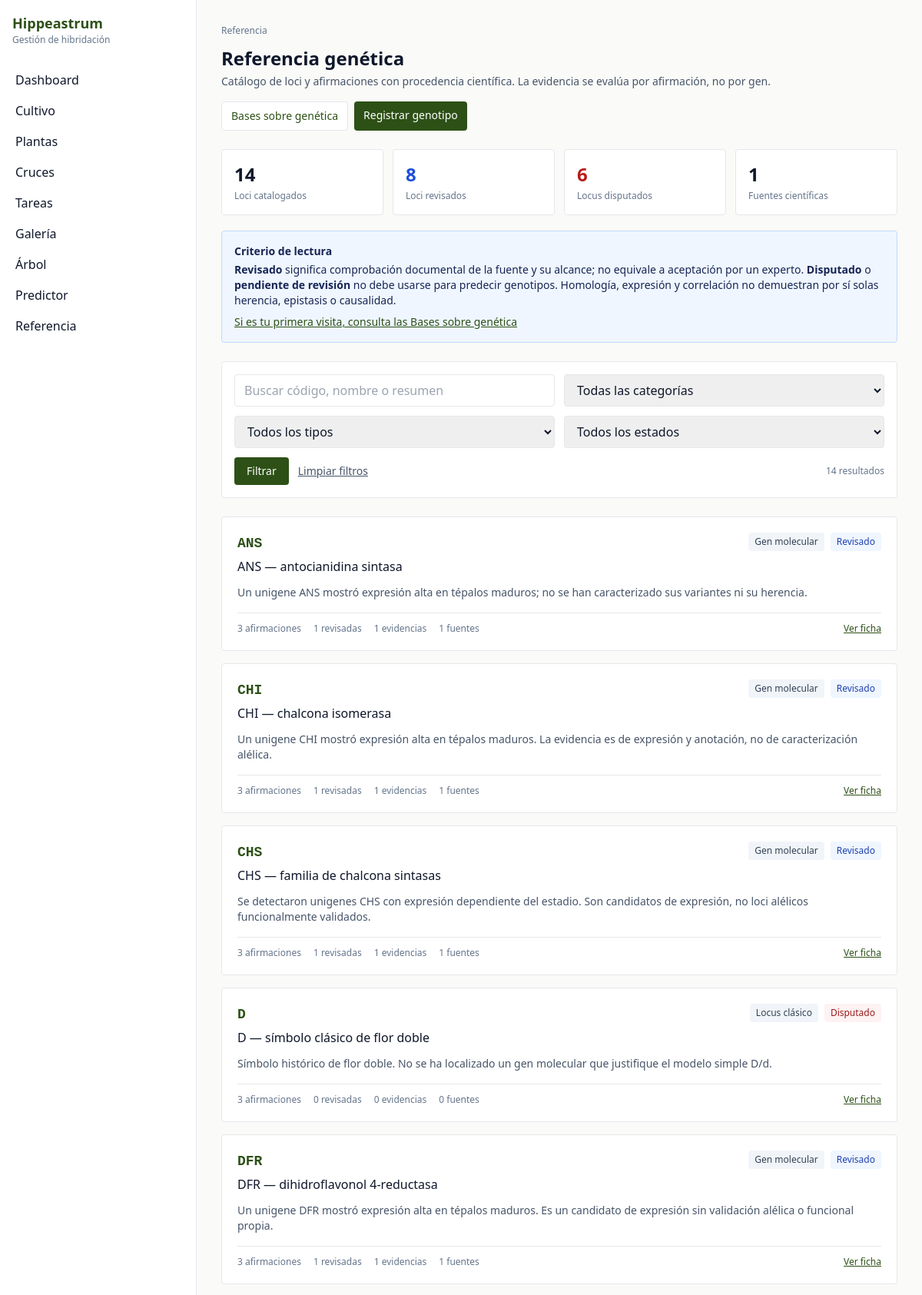
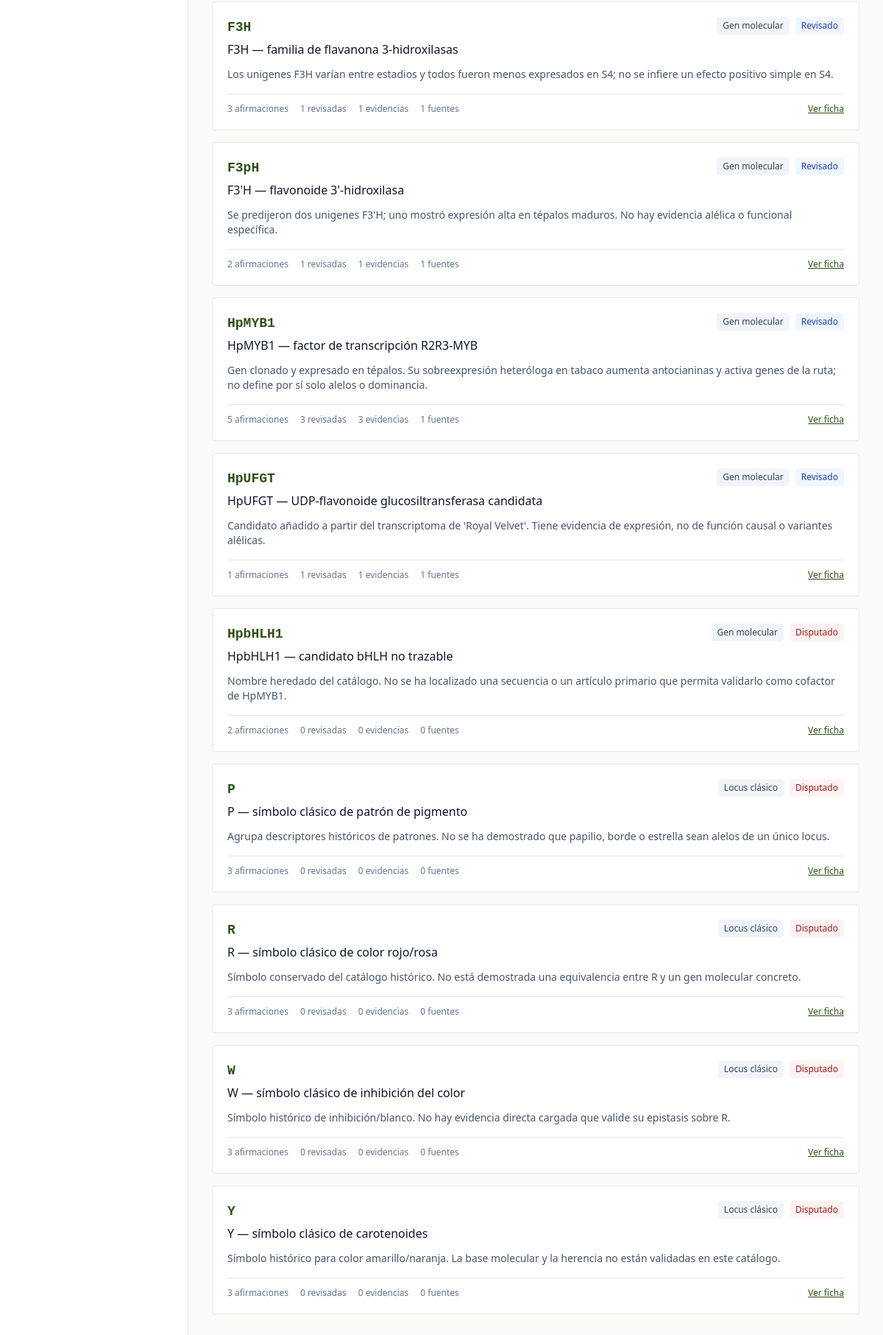
The app's page /referencia with its own data (2 pictures, top to bottom).
### models.py (models this page shows)
class LocusReferencia(Base):
    __tablename__ = "loci_referencia"
    __table_args__ = (
        UniqueConstraint("codigo", name="uq_loci_referencia_codigo"),
    )
    id: Mapped[int] = mapped_column(Integer, primary_key=True)
    codigo: Mapped[str] = mapped_column(String(50), nullable=False, index=True)
    nombre_completo: Mapped[str | None] = mapped_column(String(200))
    categoria: Mapped[CategoriaLocusEnum] = mapped_column(Enum(CategoriaLocusEnum), nullable=False)
    tipo_entidad: Mapped[TipoEntidadLocusEnum] = mapped_column(
        Enum(TipoEntidadLocusEnum),
        nullable=False,
        default=TipoEntidadLocusEnum.Locus_clasico,
        server_default=TipoEntidadLocusEnum.Locus_clasico.value,
    )
    nombres_alternativos: Mapped[str | None] = mapped_column(Text)
    especie_alcance: Mapped[str] = mapped_column(
        String(200), nullable=False, default="Hippeastrum", server_default="Hippeastrum"
    )
    resumen: Mapped[str | None] = mapped_column(Text)
    estado_curacion: Mapped[EstadoCuracionEnum] = mapped_column(
        Enum(EstadoCuracionEnum),
        nullable=False,
        default=EstadoCuracionEnum.Pendiente_revision,
        server_default=EstadoCuracionEnum.Pendiente_revision.value,
    )
    version: Mapped[int] = mapped_column(Integer, nullable=False, default=1, server_default="1")
    fecha_ultima_revision: Mapped[dt.date | None] = mapped_column(Date)
    alelos_posibles: Mapped[str | None] = mapped_column(Text)
    tipo_herencia: Mapped[TipoHerenciaEnum] = mapped_column(Enum(TipoHerenciaEnum), nullable=False, default=TipoHerenciaEnum.Desconocido)
    interacciona_con: Mapped[str | None] = mapped_column(Text)
    nivel_evidencia: Mapped[NivelEvidenciaEnum] = mapped_column(Enum(NivelEvidenciaEnum), nullable=False, default=NivelEvidenciaEnum.Baja)
    pigmento_producido: Mapped[PigmentoEnum | None] = mapped_column(Enum(PigmentoEnum), nullable=True)
    referencia_cientifica: Mapped[str | None] = mapped_column(Text)
    notas: Mapped[str | None] = mapped_column(Text)
    genotipos_planta: Mapped[list["GenotipoPlanta"]] = relationship("GenotipoPlanta", back_populates="locus", cascade="all, delete-orphan")
    afirmaciones: Mapped[list["AfirmacionReferencia"]] = relationship(
        "AfirmacionReferencia", back_populates="locus", cascade="all, delete-orphan"
    )

### main.py (the view)
@app.get("/referencia", response_class=HTMLResponse)
def referencia(
    request: Request,
    db: Session = Depends(get_db),
    q: str | None = None,
    categoria: str | None = None,
    estado: str | None = None,
    tipo_entidad: str | None = None,
):
    loci = crud.list_referencia_loci(
        db,
        q=q,
        categoria=categoria,
        estado=estado,
        tipo_entidad=tipo_entidad,
    )
    items = []
    for locus in loci:
        evidences = [evidence for claim in locus.afirmaciones for evidence in claim.evidencias]
        items.append(
            {
                "locus": locus,
                "claims": len(locus.afirmaciones),
                "evidences": len(evidences),
                "sources": len({evidence.fuente_id for evidence in evidences}),
                "reviewed": sum(
                    claim.estado in {EstadoCuracionEnum.Revisado, EstadoCuracionEnum.Aceptado}
                    for claim in locus.afirmaciones
                ),
            }
        )
    labels = _reference_labels()
    all_loci = crud.list_referencia_loci(db)
    categories = sorted({locus.categoria.value for locus in all_loci})
    sources_count = len(
        {
            evidence.fuente_id
            for locus in all_loci
            for claim in locus.afirmaciones
            for evidence in claim.evidencias
        }
    )
    return templates.TemplateResponse(
        request,
        "referencia/index.html",
        {
            "request": request,
            "breadcrumbs": _breadcrumbs([("Referencia", None)]),
            "items": items,
            "labels": labels,
            "categories": categories,
            "entities": labels["entidades"],
            "states": labels["estados"],
            "filters": {"q": q or "", "categoria": categoria or "", "estado": estado or "", "tipo_entidad": tipo_entidad or ""},
            "summary": {
                "loci": len(all_loci),
                "reviewed": sum(locus.estado_curacion in {EstadoCuracionEnum.Revisado, EstadoCuracionEnum.Aceptado} for locus in all_loci),
                "disputed": sum(locus.estado_curacion == EstadoCuracionEnum.Disputado for locus in all_loci),
                "sources": sources_count,
            },
        },
    )

### templates/referencia/index.html (shortened to what this page needs)
{% extends "base.html" %}
{% block content %}
  {% set state_classes = {
    'Borrador': 'bg-slate-100 text-slate-700',
    'Pendiente_revision': 'bg-amber-50 text-amber-800',
    'Revisado': 'bg-blue-50 text-blue-800',
    'Aceptado': 'bg-green-50 text-green-800',
    'Disputado': 'bg-red-50 text-red-800',
    'Obsoleto': 'bg-slate-200 text-slate-600'
  } %}
  <div class="flex flex-wrap items-start justify-between gap-4">
    <div>
      <h1 class="text-2xl font-semibold">Referencia genética</h1>
      <p class="mt-1 text-sm text-slate-600 max-w-3xl">Catálogo de loci y afirmaciones con procedencia científica. La evidencia se evalúa por afirmación, no por gen.</p>
    </div>
    <div class="flex flex-wrap gap-2">
      <a class="px-3 py-2 rounded border bg-white text-sm text-primary" href="/referencia/bases">Bases sobre genética</a>
      <a class="px-3 py-2 rounded bg-primary text-white text-sm" href="/plantas/new">Registrar genotipo</a>
    </div>
  </div>
  <div class="mt-6 grid grid-cols-2 lg:grid-cols-4 gap-3">
    <div class="p-4 rounded border bg-white">
      <div class="text-2xl font-semibold">{{ summary.loci }}</div>
      <div class="text-xs text-slate-500 mt-1">Loci catalogados</div>
    </div>
    <div class="p-4 rounded border bg-white">
      <div class="text-2xl font-semibold text-blue-700">{{ summary.reviewed }}</div>
      <div class="text-xs text-slate-500 mt-1">Loci revisados</div>
    </div>
    <div class="p-4 rounded border bg-white">
      <div class="text-2xl font-semibold text-red-700">{{ summary.disputed }}</div>
      <div class="text-xs text-slate-500 mt-1">Locus disputados</div>
    </div>
    <div class="p-4 rounded border bg-white">
      <div class="text-2xl font-semibold">{{ summary.sources }}</div>
      <div class="text-xs text-slate-500 mt-1">Fuentes científicas</div>
    </div>
  </div>
  <div class="mt-5 p-4 rounded border border-blue-200 bg-blue-50 text-sm text-blue-950">
    <div class="font-semibold">Criterio de lectura</div>
    <p class="mt-1"><strong>Revisado</strong> significa comprobación documental de la fuente y su alcance; no equivale a aceptación por un experto. <strong>Disputado</strong> o <strong>pendiente de revisión</strong> no debe usarse para predecir genotipos. Homología, expresión y correlación no demuestran por sí solas herencia, epistasis o causalidad.</p>
    <a class="inline-block mt-2 font-medium text-primary underline" href="/referencia/bases">Si es tu primera visita, consulta las Bases sobre genética</a>
  </div>
  <form method="get" action="/referencia" class="mt-6 p-4 rounded border bg-white">
    <div class="grid grid-cols-1 md:grid-cols-2 xl:grid-cols-5 gap-3">
      <input name="q" value="{{ filters.q }}" class="border rounded px-3 py-2 xl:col-span-2" placeholder="Buscar código, nombre o resumen" />
      <select name="categoria" class="border rounded px-3 py-2">
        <option value="">Todas las categorías</option>
      </select>
      <select name="tipo_entidad" class="border rounded px-3 py-2">
        <option value="">Todos los tipos</option>
      </select>
      <select name="estado" class="border rounded px-3 py-2">
        <option value="">Todos los estados</option>
      </select>
    </div>
    <div class="flex items-center gap-3 mt-3">
      <button class="px-4 py-2 rounded bg-primary text-white text-sm">Filtrar</button>
      <a class="text-sm text-slate-600 underline" href="/referencia">Limpiar filtros</a>
      <span class="text-xs text-slate-500 ml-auto">{{ items|length }} resultados</span>
    </div>
  </form>
  {% if items|length == 0 %}
    <div class="mt-6 p-6 rounded border bg-white text-slate-600">No hay loci que coincidan con los filtros.</div>
  {% else %}
    <div class="mt-6 grid grid-cols-1 xl:grid-cols-2 gap-4">
      {% for item in items %}
        {% set locus = item.locus %}
        <article class="p-5 rounded border bg-white flex flex-col">
          <div class="flex items-start justify-between gap-3">
            <div>
              <div class="mono text-lg font-semibold text-primary">{{ locus.codigo }}</div>
              <h2 class="font-medium mt-1">{{ locus.nombre_completo }}</h2>
            </div>
            <div class="flex flex-wrap justify-end gap-2">
              <span class="px-2 py-1 rounded text-xs bg-slate-100 text-slate-700">{{ labels.entidades[locus.tipo_entidad.value] }}</span>
              <span class="px-2 py-1 rounded text-xs {{ state_classes[locus.estado_curacion.value] }}">{{ labels.estados[locus.estado_curacion.value] }}</span>
            </div>
          </div>
          <p class="mt-3 text-sm text-slate-600 flex-1">{{ locus.resumen or 'Sin resumen curado.' }}</p>
          <div class="mt-4 pt-3 border-t flex flex-wrap items-center gap-x-4 gap-y-2 text-xs text-slate-500">
            <span>{{ item.claims }} afirmaciones</span>
            <span>{{ item.reviewed }} revisadas</span>
            <span>{{ item.evidences }} evidencias</span>
            <span>{{ item.sources }} fuentes</span>
            <a class="ml-auto font-medium text-primary underline" href="/referencia/{{ locus.id }}">Ver ficha</a>
          </div>
        </article>
      {% endfor %}
    </div>
  {% endif %}
{% endblock %}

### templates/base.html (style rules this page uses)
html { font-family: Inter, system-ui, -apple-system, Segoe UI, Roboto, sans-serif; }
.mono { font-family: ui-monospace, SFMono-Regular, Menlo, Monaco, Consolas, 'Liberation Mono', 'Courier New', monospace; }

### records on screen
LocusReferencia: codigo "ANS", nombre_completo "ANS — antocianidina sintasa", tipo_entidad "Gen molecular", estado_curacion "Revisado", resumen "Un unigene ANS mostró expresión alta en tépalos maduros; no se han caracterizado sus variantes ni su herencia."
LocusReferencia: codigo "CHI", nombre_completo "CHI — chalcona isomerasa", tipo_entidad "Gen molecular", estado_curacion "Revisado", resumen "Un unigene CHI mostró expresión alta en tépalos maduros. La evidencia es de expresión y anotación, no de caracterización alélica."
LocusReferencia: codigo "CHS", nombre_completo "CHS — familia de chalcona sintasas", tipo_entidad "Gen molecular", estado_curacion "Revisado", resumen "Se detectaron unigenes CHS con expresión dependiente del estadio. Son candidatos de expresión, no loci alélicos funcionalmente validados."
LocusReferencia: codigo "D", nombre_completo "D — símbolo clásico de flor doble", tipo_entidad "Locus clásico", estado_curacion "Disputado", resumen "Símbolo histórico de flor doble. No se ha localizado un gen molecular que justifique el modelo simple D/d."
LocusReferencia: codigo "DFR", nombre_completo "DFR — dihidroflavonol 4-reductasa", tipo_entidad "Gen molecular", estado_curacion "Revisado", resumen "Un unigene DFR mostró expresión alta en tépalos maduros. Es un candidato de expresión sin validación alélica o funcional propia."
LocusReferencia: codigo "F3H", nombre_completo "F3H — familia de flavanona 3-hidroxilasas", tipo_entidad "Gen molecular", estado_curacion "Revisado", resumen "Los unigenes F3H varían entre estadios y todos fueron menos expresados en S4; no se infiere un efecto positivo simple en S4."
LocusReferencia: codigo "F3pH", nombre_completo "F3'H — flavonoide 3'-hidroxilasa", tipo_entidad "Gen molecular", estado_curacion "Revisado", resumen "Se predijeron dos unigenes F3'H; uno mostró expresión alta en tépalos maduros. No hay evidencia alélica o funcional específica."
LocusReferencia: codigo "HpMYB1", nombre_completo "HpMYB1 — factor de transcripción R2R3-MYB", tipo_entidad "Gen molecular", estado_curacion "Revisado", resumen "Gen clonado y expresado en tépalos. Su sobreexpresión heteróloga en tabaco aumenta antocianinas y activa genes de la ruta; no define por sí solo alelos o dominancia."
LocusReferencia: codigo "HpUFGT", nombre_completo "HpUFGT — UDP-flavonoide glucosiltransferasa candidata", tipo_entidad "Gen molecular", estado_curacion "Revisado", resumen "Candidato añadido a partir del transcriptoma de 'Royal Velvet'. Tiene evidencia de expresión, no de función causal o variantes alélicas."
LocusReferencia: codigo "HpbHLH1", nombre_completo "HpbHLH1 — candidato bHLH no trazable", tipo_entidad "Gen molecular", estado_curacion "Disputado", resumen "Nombre heredado del catálogo. No se ha localizado una secuencia o un artículo primario que permita validarlo como cofactor de HpMYB1."
LocusReferencia: codigo "P", nombre_completo "P — símbolo clásico de patrón de pigmento", tipo_entidad "Locus clásico", estado_curacion "Disputado", resumen "Agrupa descriptores históricos de patrones. No se ha demostrado que papilio, borde o estrella sean alelos de un único locus."
LocusReferencia: codigo "R", nombre_completo "R — símbolo clásico de color rojo/rosa", tipo_entidad "Locus clásico", estado_curacion "Disputado", resumen "Símbolo conservado del catálogo histórico. No está demostrada una equivalencia entre R y un gen molecular concreto."
LocusReferencia: codigo "W", nombre_completo "W — símbolo clásico de inhibición del color", tipo_entidad "Locus clásico", estado_curacion "Disputado", resumen "Símbolo histórico de inhibición/blanco. No hay evidencia directa cargada que valide su epistasis sobre R."
LocusReferencia: codigo "Y", nombre_completo "Y — símbolo clásico de carotenoides", tipo_entidad "Locus clásico", estado_curacion "Disputado", resumen "Símbolo histórico para color amarillo/naranja. La base molecular y la herencia no están validadas en este catálogo."

### other values on screen
{{ breadcrumbs|safe }} "Referencia"
{{ summary.loci }} "14"
{{ summary.reviewed }} "8"
{{ summary.disputed }} "6"
{{ summary.sources }} "1"
{{ items|length }} "14"
{{ item.claims }} "3" "3" "3" "3" "3" "3" "2" "5" "1" "2" "3" "3" "3" "3"
{{ item.reviewed }} "1" "1" "1" "0" "1" "1" "1" "3" "1" "0" "0" "0" "0" "0"
{{ item.evidences }} "1" "1" "1" "0" "1" "1" "1" "3" "1" "0" "0" "0" "0" "0"
{{ item.sources }} "1" "1" "1" "0" "1" "1" "1" "1" "1" "0" "0" "0" "0" "0"
